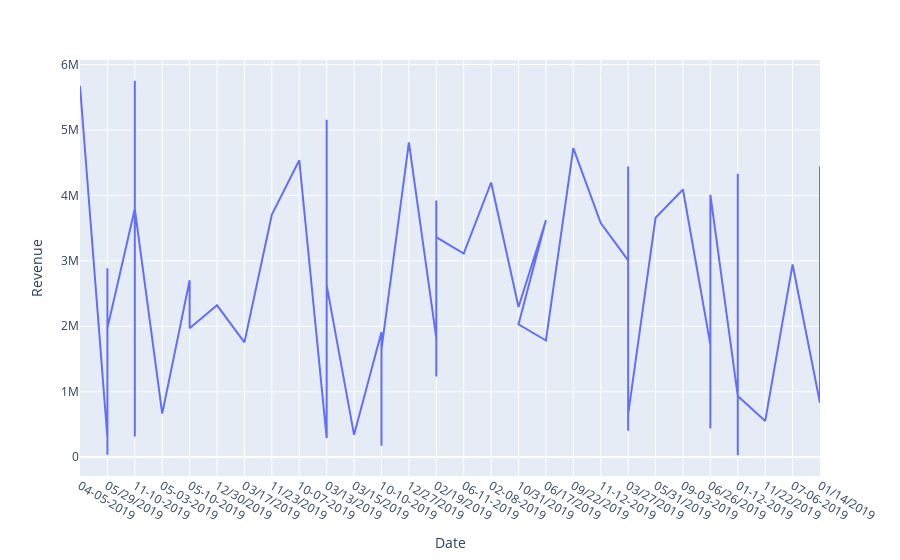

Notebook code for this chart:
### Code cell
import plotly.express as px

import pandas as pd
# df = pd.read_csv('e1.csv')

fig = px.line(df, x='Date', y='Revenue')
fig.show()
